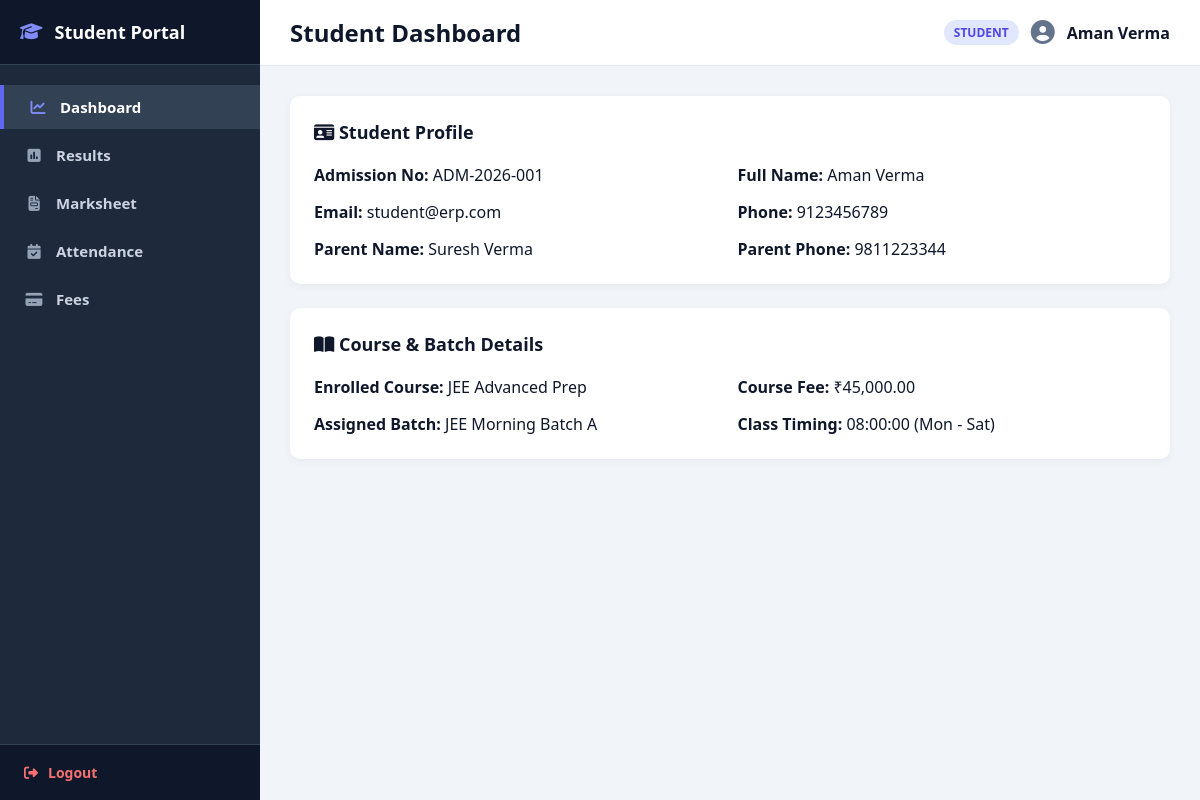
The app's page /student/dashboard.php (signed in) with its own data.
### tables this page shows
CREATE TABLE `student` (
  `id` INT AUTO_INCREMENT PRIMARY KEY,
  `user_id` INT NOT NULL UNIQUE,
  `institute_id` INT DEFAULT 1,
  `admission_no` VARCHAR(50) NOT NULL,
  `phone` VARCHAR(15) NOT NULL,
  `parent_name` VARCHAR(100) NOT NULL,
  `parent_phone` VARCHAR(15) NOT NULL,
  `course_id` INT DEFAULT NULL,
  `batch_id` INT DEFAULT NULL,
  `status` ENUM('active','inactive') DEFAULT 'active',
  `created_at` TIMESTAMP DEFAULT CURRENT_TIMESTAMP,
  FOREIGN KEY (`user_id`) REFERENCES `users`(`id`) ON DELETE CASCADE,
  FOREIGN KEY (`institute_id`) REFERENCES `institute`(`id`) ON DELETE CASCADE,
  FOREIGN KEY (`course_id`) REFERENCES `course`(`id`) ON DELETE SET NULL,
  FOREIGN KEY (`batch_id`) REFERENCES `batch`(`id`) ON DELETE SET NULL
);

CREATE TABLE `users` (
  `id` INT AUTO_INCREMENT PRIMARY KEY,
  `name` VARCHAR(100) NOT NULL,
  `email` VARCHAR(255) NOT NULL UNIQUE,
  `password` VARCHAR(255) NOT NULL,
  `role` ENUM('superadmin','admin','teacher','student') NOT NULL,
  `institute_id` INT DEFAULT 1,
  `status` ENUM('active','inactive') DEFAULT 'active',
  `created_at` TIMESTAMP DEFAULT CURRENT_TIMESTAMP,
  FOREIGN KEY (`institute_id`) REFERENCES `institute`(`id`) ON DELETE CASCADE
);

CREATE TABLE `course` (
  `id` INT AUTO_INCREMENT PRIMARY KEY,
  `institute_id` INT DEFAULT 1,
  `course_name` VARCHAR(100) NOT NULL,
  `duration` VARCHAR(50) NOT NULL,
  `fees` DECIMAL(10,2) NOT NULL,
  `status` ENUM('active','inactive') DEFAULT 'active',
  FOREIGN KEY (`institute_id`) REFERENCES `institute`(`id`) ON DELETE CASCADE
);

CREATE TABLE `batch` (
  `id` INT AUTO_INCREMENT PRIMARY KEY,
  `institute_id` INT DEFAULT 1,
  `course_id` INT NOT NULL,
  `teacher_id` INT DEFAULT NULL,
  `name` VARCHAR(100) NOT NULL,
  `batch_name` VARCHAR(100) NULL,
  `start_date` DATE NULL,
  `ending_date` DATE NULL,
  `timing_status` TIME NULL,
  `schedule` VARCHAR(255) NULL,
  FOREIGN KEY (`institute_id`) REFERENCES `institute`(`id`) ON DELETE CASCADE,
  FOREIGN KEY (`course_id`) REFERENCES `course`(`id`) ON DELETE CASCADE,
  FOREIGN KEY (`teacher_id`) REFERENCES `teacher`(`id`) ON DELETE SET NULL
);

### config/db.php (called while the page is built, shortened)
<?php
if (!function_exists('app_url')) {
function app_url($path = '') {
    return APP_PATH . '/' . ltrim($path, '/');
}
}
?>

### student/dashboard.php (the view, shortened to what this page needs)
<?php
require_once __DIR__ . "/../config/db.php";
$user_id = (int) ($_SESSION['user_id'] ?? 0);
$institute_id = (int) ($_SESSION['institute_id'] ?? 0);
$student_stmt = mysqli_prepare($conn, "
    SELECT s.*, u.name as student_name, u.email, c.course_name, c.fees, b.name as batch_name, b.schedule, b.timing_status
    FROM student s
    JOIN users u ON s.user_id = u.id AND u.role = 'student' AND u.status = 'active'
    LEFT JOIN course c ON s.course_id = c.id AND c.institute_id = s.institute_id
    LEFT JOIN batch b ON s.batch_id = b.id AND b.institute_id = s.institute_id
    WHERE s.user_id = ? AND s.institute_id = ?
");
mysqli_stmt_bind_param($student_stmt, 'ii', $user_id, $institute_id);
mysqli_stmt_execute($student_stmt);
$student = mysqli_fetch_assoc(mysqli_stmt_get_result($student_stmt)) ?: [];
?>
<!DOCTYPE html>
<html lang="en">
<head>
    <link rel="stylesheet" href="https://cdnjs.cloudflare.com/ajax/libs/font-awesome/6.7.2/css/all.min.css">
    <link rel="stylesheet" href="<?= htmlspecialchars(app_url('assets/css/style.css')) ?>">
</head>
<body>
<div class="app-container">
    <div class="sidebar">
        <div class="sidebar-header">
            <i class="fa-solid fa-graduation-cap"></i>
            <span>Student Portal</span>
        </div>
        <ul class="sidebar-menu">
                <li class="active">
                    <a href="dashboard.php">
                        <i class="fa-solid fa-chart-line"></i>
                        <span>Dashboard</span>
                    </a>
                </li>
                <li>
                    <a href="result.php">
                        <i class="fa-solid fa-poll"></i>
                        <span>Results</span>
                    </a>
                </li>
                <li>
                    <a href="marksheet.php">
                        <i class="fa-solid fa-file-invoice"></i>
                        <span>Marksheet</span>
                    </a>
                </li>
                <li>
                    <a href="attendance.php">
                        <i class="fa-solid fa-calendar-check"></i>
                        <span>Attendance</span>
                    </a>
                </li>
                <li>
                    <a href="fees.php">
                        <i class="fa-solid fa-credit-card"></i>
                        <span>Fees</span>
                    </a>
                </li>
        </ul>
        <div class="sidebar-footer">
            <a href="<?= htmlspecialchars(app_url('logout.php')) ?>"><i class="fa-solid fa-right-from-bracket"></i><span>Logout</span></a>
        </div>
    </div>
    <div class="main-content">
        <div class="top-navbar">
            <h2>Student Dashboard</h2>
            <div class="user-profile">
                <span class="role-badge">STUDENT</span>
                <i class="fa-solid fa-user-circle fa-xl" style="color: #64748b;"></i>
                <strong><?= htmlspecialchars($_SESSION['name'] ?? 'Student') ?></strong>
            </div>
        </div>
        <div class="page-body">
            <div class="card">
                <div class="card-title">
                    <span><i class="fa-solid fa-id-card"></i> Student Profile</span>
                </div>
                <div class="info-grid">
                    <p><strong>Admission No:</strong> <?= htmlspecialchars($student['admission_no'] ?? 'N/A') ?></p>
                    <p><strong>Full Name:</strong> <?= htmlspecialchars($student['student_name'] ?? 'N/A') ?></p>
                    <p><strong>Email:</strong> <?= htmlspecialchars($student['email'] ?? 'N/A') ?></p>
                    <p><strong>Phone:</strong> <?= htmlspecialchars($student['phone'] ?? 'N/A') ?></p>
                    <p><strong>Parent Name:</strong> <?= htmlspecialchars($student['parent_name'] ?? 'N/A') ?></p>
                    <p><strong>Parent Phone:</strong> <?= htmlspecialchars($student['parent_phone'] ?? 'N/A') ?></p>
                </div>
            </div>
            <div class="card">
                <div class="card-title">
                    <span><i class="fa-solid fa-book-open"></i> Course & Batch Details</span>
                </div>
                <div class="info-grid">
                    <p><strong>Enrolled Course:</strong> <?= htmlspecialchars($student['course_name'] ?? 'Not Enrolled') ?></p>
                    <p><strong>Course Fee:</strong> ₹<?= number_format((float) ($student['fees'] ?? 0), 2) ?></p>
                    <p><strong>Assigned Batch:</strong> <?= htmlspecialchars($student['batch_name'] ?? 'Not Assigned') ?></p>
                    <p><strong>Class Timing:</strong> <?= htmlspecialchars($student['timing_status'] ?? 'N/A') ?> (<?= htmlspecialchars($student['schedule'] ?? 'N/A') ?>)</p>
                </div>
            </div>
        </div>
    </div>
</div>
</body>
</html>

### assets/css/style.css (style rules this page uses)
:root { --primary: #4f46e5; --primary-hover: #4338ca; --sidebar-bg: #0f172a; --sidebar-header: #020617; --border: #e2e8f0; --text-dark: #0f172a; --text-light: #f8fafc; }
* { margin: 0; padding: 0; box-sizing: border-box; font-family: 'Segoe UI', Tahoma, Geneva, Verdana, sans-serif; }
body { background-color: #f1f5f9; color: var(--text-dark); }
.app-container { display: flex; min-height: 100vh; }
.info-grid { display: grid; grid-template-columns: repeat(2, minmax(0, 1fr)); gap: 15px; }
.sidebar { width: 260px; background-color: #1e293b; display: flex; flex-direction: column; min-height: 100vh; }
.sidebar-header { padding: 20px; background-color: #0f172a; font-size: 18px; font-weight: 700; display: flex; align-items: center; gap: 12px; color: #ffffff; border-bottom: 1px solid #334155; }
.sidebar-header i { color: #818cf8; }
.sidebar-menu { list-style: none; padding: 16px 0; flex: 1; margin: 0; }
.sidebar-menu li { list-style: none; margin: 4px 0; }
.sidebar-menu li a { display: flex; align-items: center; gap: 12px; padding: 12px 24px; color: #cbd5e1; text-decoration: none; font-size: 15px; font-weight: 600; transition: background 0.2s, color 0.2s; }
.sidebar-menu li a i { color: #94a3b8; width: 20px; text-align: center; }
.sidebar-menu li.active a { color: #ffffff; background-color: #334155; border-left: 4px solid #6366f1; }
.sidebar-menu li.active a i { color: #818cf8; }
.sidebar-footer { padding: 18px 24px; border-top: 1px solid #334155; background-color: #0f172a; }
.sidebar-footer a { color: #f87171; text-decoration: none; font-weight: 600; display: flex; align-items: center; gap: 10px; font-size: 14px; }
.top-navbar { background: #ffffff; padding: 16px 30px; border-bottom: 1px solid var(--border); display: flex; justify-content: space-between; align-items: center; }
.user-profile { display: flex; align-items: center; gap: 12px; }
.role-badge { background: #e0e7ff; color: var(--primary); padding: 4px 10px; border-radius: 20px; font-size: 12px; font-weight: bold; text-transform: uppercase; }
.main-content { flex: 1; display: flex; flex-direction: column; }
.page-body { padding: 30px; flex: 1; }
.card { background: #ffffff; border-radius: 10px; box-shadow: 0 2px 8px rgba(0,0,0,0.05); padding: 24px; margin-bottom: 24px; }
.card-title { font-size: 18px; font-weight: bold; margin-bottom: 20px; color: #0f172a; display: flex; justify-content: space-between; align-items: center; }

### records on screen
student: admission_no "ADM-2026-001", user.name "Aman Verma", user.email "student@erp.com", phone "9123456789", parent_name "Suresh Verma", parent_phone "9811223344", course.course_name "JEE Advanced Prep", course.fees "45,000.00", batch.name "JEE Morning Batch A", batch.timing_status "08:00:00", batch.schedule "Mon - Sat"

### other values on screen
$_SESSION['name'] "Aman Verma"
